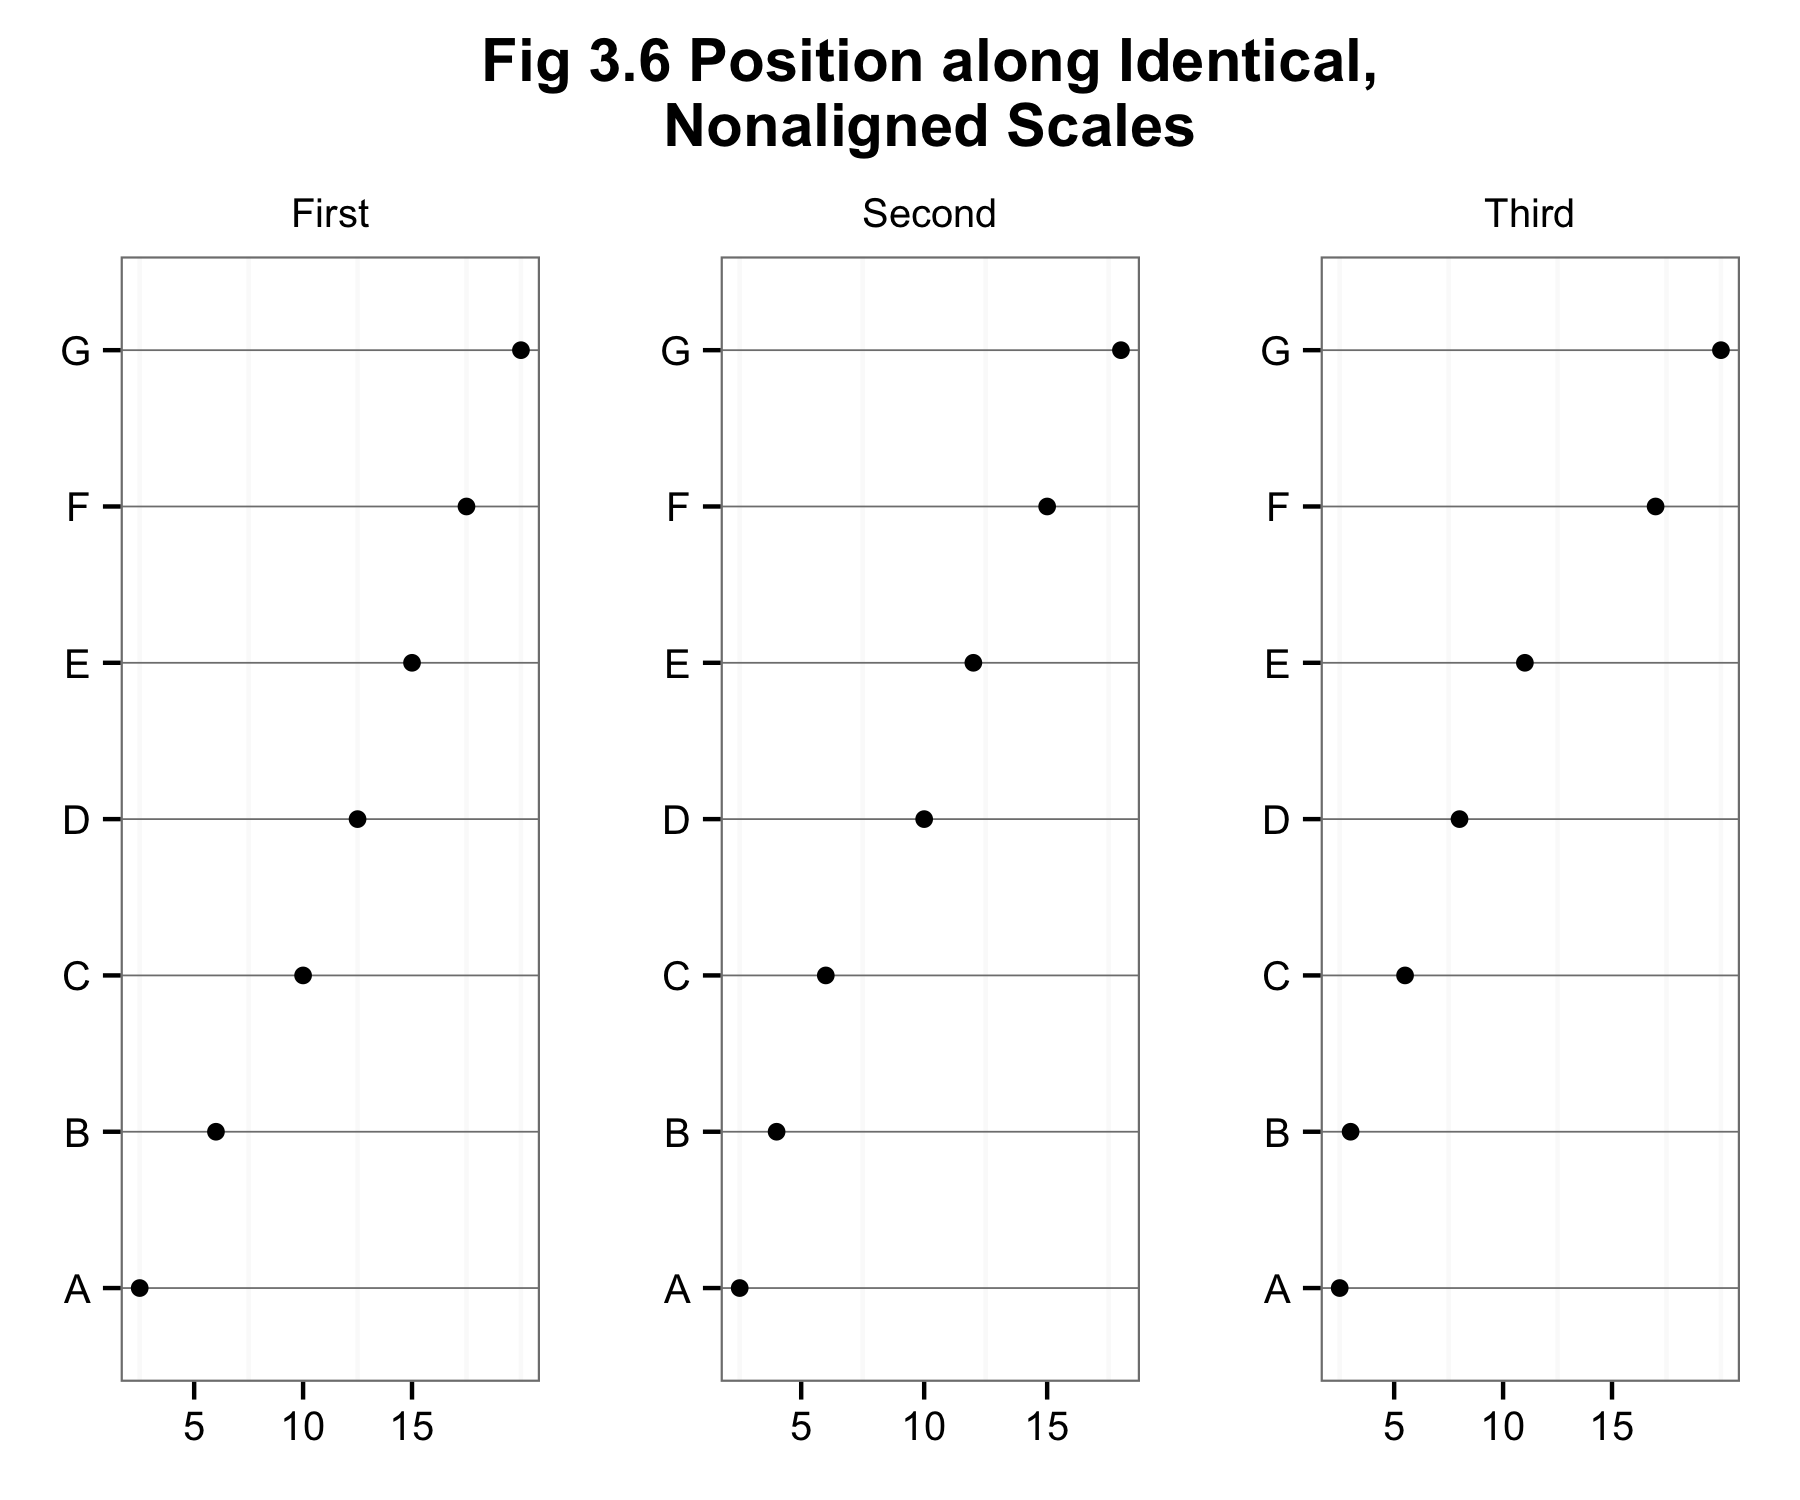

Recreate this plot in R.
library(ggplot2)
library(reshape2) #melt()
library(grid) #unit()

this_base <- "fig03-06_position-along-identical-nonaligned-scales"

my_data <- data.frame(
  variable = c("A", "B", "C", "D", "E", "F", "G"),
  First = c(2.5, 6, 10, 12.5, 15, 17.5, 20),
  Second = c(2.5, 4, 6, 10, 12, 15, 18),
  Third = c(2.5, 3, 5.5, 8, 11, 17, 20))

my_data_long <- melt(my_data,
                     id.vars = "variable",
                     measure.vars = c("First", "Second", "Third"),
                     variable.name = "group")

p <- ggplot(my_data_long, aes(x = value, y = variable)) + 
  geom_point() +
  facet_wrap(~ group, scales = "free") +
  scale_x_continuous(breaks = c(5, 10, 15)) +
  ggtitle("Fig 3.6 Position along Identical,\nNonaligned Scales") +
  theme_bw() +
  theme(panel.margin = unit(2, "lines"),
        panel.grid.major.x = element_blank(),
        panel.grid.major.y = element_line(colour = "grey50"),
        plot.title = element_text(size = rel(1.2), face = "bold", vjust = 1.75),
          axis.title = element_blank(),
        strip.background = element_blank(),
        strip.text = element_text(vjust = 1)) 

p

ggsave(paste0(this_base, ".png"), 
       p, width = 6, height = 5)

## pedantic: missing tick marks at top of facets
